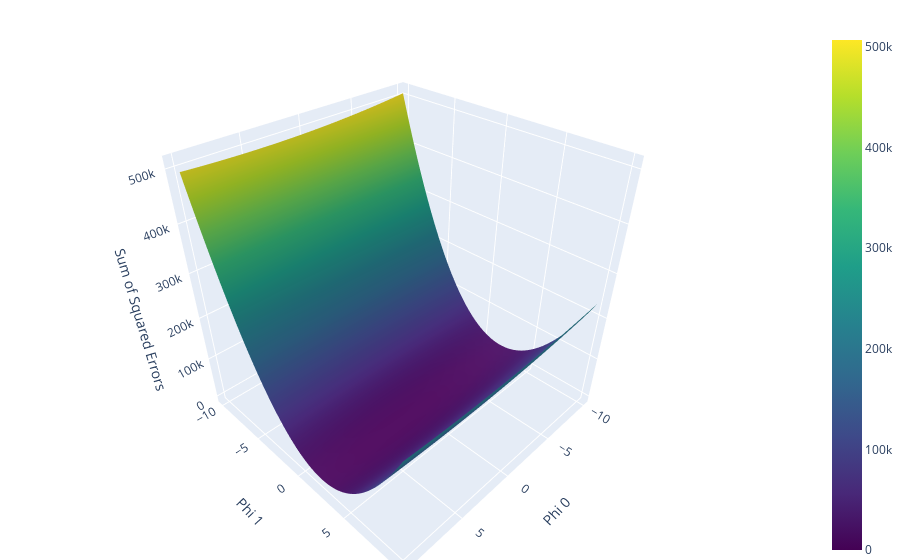

The code cell stored with this chart in its notebook:
### Markdown cell above
Before I tackle this problem it is interesting to go back to problem-set 2.  
There we could find for simple Linear Regression in a R^2 dimension the best set of parameters with different approaches.  
  
To demonstrate this even further I have plotted for all of the combinations phi_0 and phi_1 the corresponding value of the loss function.  
Here you can see that the loss-function is convex and therefore has one global minimum.

### Code cell
import plotly.graph_objs as go

phi_0 = np.linspace(-10, 10, 100)
phi_1 = np.linspace(-10, 10, 100)
phi_0, phi_1 = np.meshgrid(phi_0, phi_1)

x = np.linspace(-10, 10, 100)
y = 2 * x + 3

y_hat = phi_0[:, :, np.newaxis] + phi_1[:, :, np.newaxis] * x

z = np.sum((y_hat - y) ** 2, axis=2)
fig = go.Figure(data=[go.Surface(z=z, x=phi_0, y=phi_1, colorscale='Viridis')])

fig.update_layout(
    scene=dict(
        xaxis=dict(title='Phi 0'),
        yaxis=dict(title='Phi 1'),
        zaxis=dict(title='Sum of Squared Errors'),
    ),
    margin=dict(l=0, r=0, t=30, b=0)
)


fig.show()

### Figure 1 — Plotly figure (JSON) as saved in the notebook; plotly's stock layout.template omitted (floating-point values rounded to 4 significant figures; data arrays with more than 128 entries replaced by an {"elided": "..."} marker saying what was removed)
{"data": [{"colorscale": [[0, "#440154"], [0.1111, "#482878"], [0.2222, "#3e4989"], [0.3333, "#31688e"], [0.4444, "#26828e"], [0.5556, "#1f9e89"], [0.6667, "#35b779"], [0.7778, "#6ece58"], [0.8889, "#b5de2b"], [1, "#fde725"]], "type": "surface", "x": {"elided": "100x100 float values"}, "y": {"elided": "100x100 float values"}, "z": {"elided": "100x100 float values"}}], "layout": {"margin": {"b": 0, "l": 0, "r": 0, "t": 30}, "scene": {"xaxis": {"title": {"text": "Phi 0"}}, "yaxis": {"title": {"text": "Phi 1"}}, "zaxis": {"title": {"text": "Sum of Squared Errors"}}}}}
